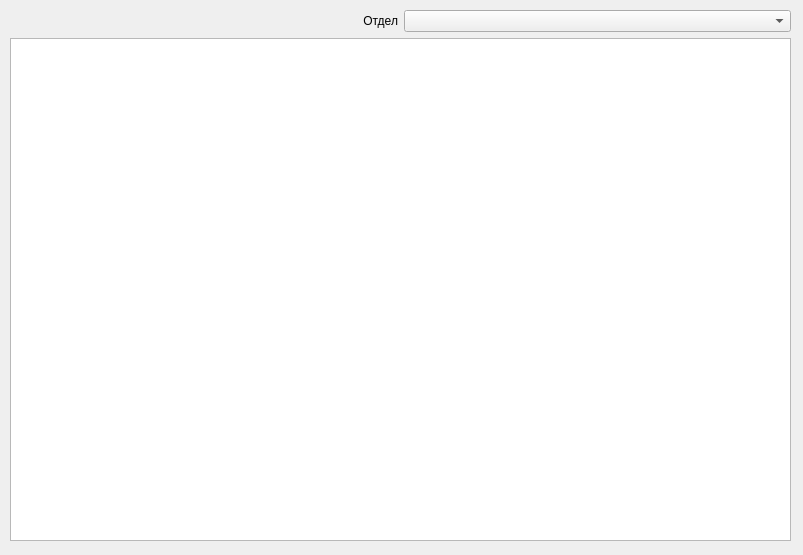
<?xml version="1.0" encoding="UTF-8"?>
<ui version="4.0">
 <class>Table_Statements</class>
 <widget class="QDialog" name="Table_Statements">
  <property name="geometry">
   <rect>
    <x>0</x>
    <y>0</y>
    <width>803</width>
    <height>555</height>
   </rect>
  </property>
  <property name="windowTitle">
   <string>Таблица расходов отделов</string>
  </property>
  <widget class="QWidget" name="gridLayoutWidget">
   <property name="geometry">
    <rect>
     <x>10</x>
     <y>10</y>
     <width>781</width>
     <height>531</height>
    </rect>
   </property>
   <layout class="QGridLayout" name="gridLayout">
    <item row="0" column="1">
     <widget class="QComboBox" name="comboBox">
      <item>
       <property name="text">
        <string/>
       </property>
      </item>
     </widget>
    </item>
    <item row="0" column="0">
     <widget class="QLabel" name="label">
      <property name="text">
       <string>Отдел</string>
      </property>
      <property name="alignment">
       <set>Qt::AlignRight|Qt::AlignTrailing|Qt::AlignVCenter</set>
      </property>
     </widget>
    </item>
    <item row="1" column="0" colspan="2">
     <widget class="QTableView" name="tableView"/>
    </item>
   </layout>
  </widget>
 </widget>
 <resources/>
 <connections>
  <connection>
   <sender>comboBox</sender>
   <signal>activated(int)</signal>
   <receiver>Table_Statements</receiver>
   <slot>updateTable(int)</slot>
   <hints>
    <hint type="sourcelabel">
     <x>596</x>
     <y>21</y>
    </hint>
    <hint type="destinationlabel">
     <x>401</x>
     <y>277</y>
    </hint>
   </hints>
  </connection>
 </connections>
 <slots>
  <slot>updateTable(int)</slot>
 </slots>
</ui>
